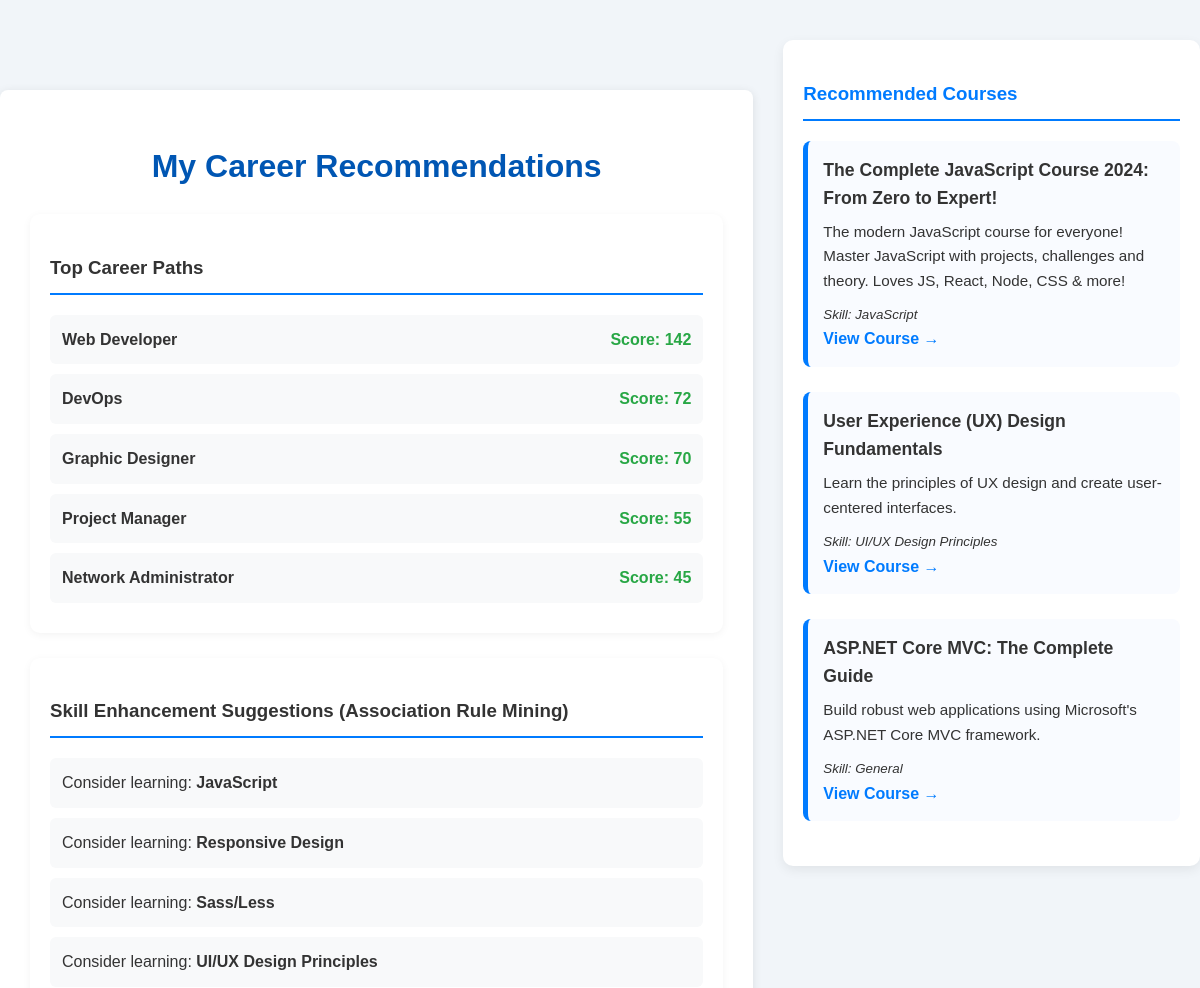
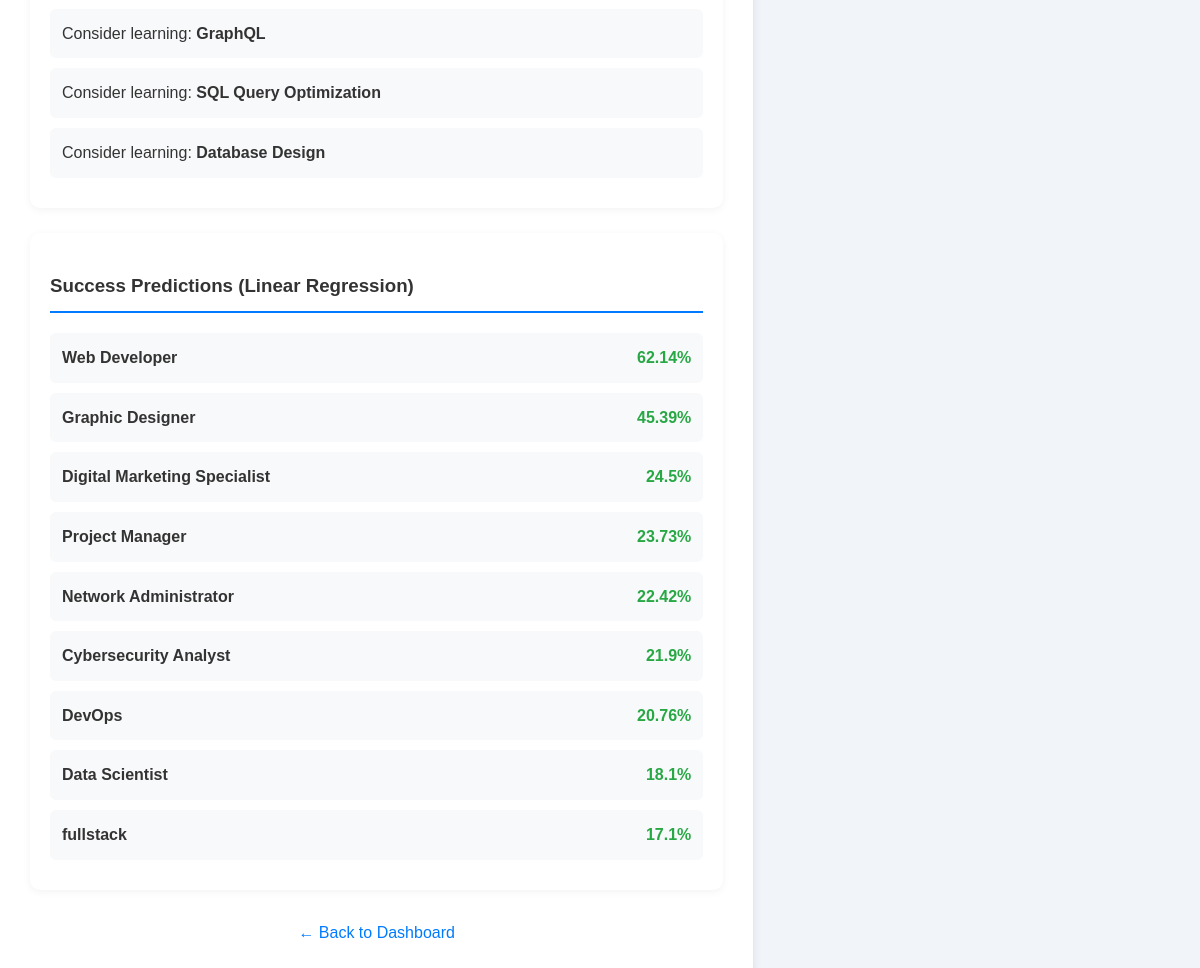
Page /user/recommendations.php (signed in) on the committed database (2 pictures, top to bottom).
### tables this page shows
CREATE TABLE `courses` (
  `id` int(11) NOT NULL,
  `title` varchar(255) NOT NULL,
  `description` text DEFAULT NULL,
  `url` varchar(255) DEFAULT NULL,
  `skill_id` int(11) DEFAULT NULL,
  `created_at` datetime DEFAULT current_timestamp()
);

CREATE TABLE `skills` (
  `id` int(11) NOT NULL,
  `name` varchar(255) NOT NULL
);

### algorithms/career_scoring.php (called while the page is built, shortened)
<?php
function getCareerCompatibilityScores($user_skills_ids, $user_answers, $all_careers, $all_skills) {
    $career_scores = [];
    $skill_names_to_ids = [];
    foreach ($all_skills as $skill) {
        $skill_names_to_ids[strtolower($skill['name'])] = $skill['id'];
    }
    foreach ($all_careers as $career) {
        $current_career_id = $career['id'];
        $current_career_title = $career['title'];
        $score = 0;
        if (isset($scoring_factors[$current_career_id])) {
            $factors = $scoring_factors[$current_career_id];
            $score += $factors['base_score'];
            foreach ($factors['key_skills'] as $skill_id) {
                if ($skill_id > 0 && in_array($skill_id, $user_skills_ids)) {
                    $score += 15;
                }
            }
            foreach ($factors['relevant_skills'] as $skill_id) {
                if ($skill_id > 0 && in_array($skill_id, $user_skills_ids)) {
                    $score += 5;
                }
            }
            foreach ($factors['ideal_answers'] as $question_text => $answer_contributions) {
                if (isset($user_answers[$question_text])) {
                    $user_answer = $user_answers[$question_text];
                    foreach ($answer_contributions as $expected_answer_substring => $contribution) {
                        $user_answer_parts = explode("||", $user_answer);
                        foreach ($user_answer_parts as $part) {
                            if (strpos(strtolower($part), strtolower($expected_answer_substring)) !== false) {
                                $score += $contribution;
                                break;
                            }
                        }
                    }
                }
            }
        }
        $career_scores[$current_career_title] = $score;
    }
    arsort($career_scores);
    return $career_scores;
}
?>

### algorithms/association_rule_mining.php (called while the page is built, shortened)
<?php
function getAssociationSkillSuggestions($user_skills_ids, $all_skills) {
    $suggested_skills_ids = [];
    $all_skill_names_map = [];
    foreach ($all_skills as $skill) {
        $all_skill_names_map[$skill['id']] = $skill['name'];
        $skill_names_to_ids[strtolower($skill['name'])] = $skill['id'];
    }
    foreach ($user_skills_ids as $skill_id) {
        if (isset($association_rules[$skill_id])) {
            foreach ($association_rules[$skill_id] as $suggested_id) {
                if (!in_array($suggested_id, $user_skills_ids) && !in_array($suggested_id, $suggested_skills_ids)) {
                    $suggested_skills_ids[] = $suggested_id;
                }
            }
        }
    }
    $suggested_skill_names = [];
    foreach ($suggested_skills_ids as $id) {
        if (isset($all_skill_names_map[$id])) {
            $suggested_skill_names[] = $all_skill_names_map[$id];
        }
    }
    return array_slice($suggested_skill_names, 0, 15);
}
?>

### algorithms/linear_regression.php (called while the page is built, shortened)
<?php
function predictSuccessScore($user_skills_ids, $user_answers, $career_info, $all_skills, $user_gpa = null) {
    $skill_names_to_ids = [];
    foreach ($all_skills as $skill) {
        $skill_names_to_ids[strtolower($skill['name'])] = $skill['id'];
    }
    $career_id = $career_info['id'];
    $factors = $career_scoring_factors[$career_id];
    $current_score = 0;
    $max_possible_score_for_career = 0;
    $current_score += 10;
    $max_possible_score_for_career += 10;
    foreach ($factors['key_skills'] as $skill_id) {
        if ($skill_id > 0) {
            if (in_array($skill_id, $user_skills_ids)) {
                $current_score += 10;
            }
            $max_possible_score_for_career += 10;
        }
    }
    foreach ($factors['relevant_skills'] as $skill_id) {
        if ($skill_id > 0) {
            if (in_array($skill_id, $user_skills_ids)) {
                $current_score += 5;
            }
            $max_possible_score_for_career += 5;
        }
    }
    foreach ($factors['ideal_answers'] as $question_text => $answer_contributions) {
        if (isset($user_answers[$question_text])) {
            $user_answer = $user_answers[$question_text];
            $question_max_contribution = 0;
            $user_answer_parts = explode("||", $user_answer);
            foreach ($answer_contributions as $expected_answer_substring => $contribution) {
                $question_max_contribution += $contribution;
                foreach ($user_answer_parts as $part) {
                    if (strpos(strtolower($part), strtolower($expected_answer_substring)) !== false) {
                        $current_score += $contribution;
                    }
                }
            }
            $max_possible_score_for_career += $question_max_contribution;
        }
    }
    if ($user_gpa !== null && $factors['gpa_weight'] > 0) {
        $normalized_gpa = $user_gpa / 4.0;
        $gpa_score = $normalized_gpa * $factors['gpa_weight'];
        $current_score += $gpa_score;
        $max_possible_score_for_career += $factors['gpa_weight'];
    }
    if ($max_possible_score_for_career > 0) {
        $percentage = ($current_score / $max_possible_score_for_career) * 100;
    } else {
        $percentage = 0;
    }
    return max(0, min(100, round($percentage, 2)));
}
?>

### algorithms/course_recommendation.php (called while the page is built, shortened)
<?php
function getCourseRecommendations($conn, $suggested_skill_ids) {
    $recommended_courses = [];
    $placeholders = implode(',', array_fill(0, count($suggested_skill_ids), '?'));
    $types = str_repeat('i', count($suggested_skill_ids));
    $sql = "
        SELECT
            courses.id,
            courses.title,
            courses.description,
            courses.url,
            skills.name AS skill_name
        FROM
            courses
        LEFT JOIN
            skills ON courses.skill_id = skills.id
        WHERE
            courses.skill_id IN ($placeholders)
            OR courses.skill_id IS NULL
        ORDER BY
            CASE
                WHEN courses.skill_id IS NULL THEN 1
                ELSE 0
            END ASC
        LIMIT 3
    ";
    if ($stmt = mysqli_prepare($conn, $sql)) {
        mysqli_stmt_bind_param($stmt, $types, ...$suggested_skill_ids);
        mysqli_stmt_execute($stmt);
        $result = mysqli_stmt_get_result($stmt);
        while ($row = mysqli_fetch_assoc($result)) {
            $recommended_courses[] = $row;
        }
    }
    return $recommended_courses;
}

### user/recommendations.php (the view, shortened to what this page needs)
<?php
require_once '../config/config.php';
require_once '../algorithms/career_scoring.php';
require_once '../algorithms/association_rule_mining.php';
require_once '../algorithms/linear_regression.php';
require_once '../algorithms/course_recommendation.php';
$user_id = $_SESSION['user_id'];
$user_skills_ids = [];
$sql_user_skills = "SELECT skill_id FROM user_skills WHERE user_id = ?";
if ($stmt = mysqli_prepare($conn, $sql_user_skills)) {
    mysqli_stmt_bind_param($stmt, "i", $user_id);
    mysqli_stmt_execute($stmt);
    $result = mysqli_stmt_get_result($stmt);
    while ($row = mysqli_fetch_assoc($result)) {
        $user_skills_ids[] = $row['skill_id'];
    }
}
$user_answers = [];
$sql_user_answers = "SELECT question, answer FROM user_answers WHERE user_id = ?";
if ($stmt = mysqli_prepare($conn, $sql_user_answers)) {
    mysqli_stmt_bind_param($stmt, "i", $user_id);
    mysqli_stmt_execute($stmt);
    $result = mysqli_stmt_get_result($stmt);
    while ($row = mysqli_fetch_assoc($result)) {
        $user_answers[$row['question']] = $row['answer'];
    }
}
$user_gpa = null;
$sql_user_academic = "SELECT major, gpa FROM users WHERE id = ?";
if ($stmt = mysqli_prepare($conn, $sql_user_academic)) {
    mysqli_stmt_bind_param($stmt, "i", $user_id);
    mysqli_stmt_execute($stmt);
    mysqli_stmt_bind_result($stmt, $fetched_major, $fetched_gpa);
    if (mysqli_stmt_fetch($stmt)) {
        $user_gpa = $fetched_gpa;
    }
}
$all_skills = [];
$result_all_skills = mysqli_query($conn, "SELECT id, name FROM skills");
while ($row = mysqli_fetch_assoc($result_all_skills)) {
    $all_skills[] = $row;
}
$all_careers = [];
$result_all_careers = mysqli_query($conn, "SELECT id, title, description FROM careers");
while ($row = mysqli_fetch_assoc($result_all_careers)) {
    $all_careers[] = $row;
}
$career_compatibility_scores = [];
$skill_suggestions = [];
$success_predictions = [];
$recommended_courses = [];
if (!empty($user_skills_ids) || !empty($user_answers) || $user_gpa !== null) {
    $career_compatibility_scores = getCareerCompatibilityScores($user_skills_ids, $user_answers, $all_careers, $all_skills);
    $skill_suggestions = getAssociationSkillSuggestions($user_skills_ids, $all_skills);
    foreach ($all_careers as $career) {
        $score = predictSuccessScore($user_skills_ids, $user_answers, $career, $all_skills, $user_gpa);
        $success_predictions[$career['title']] = $score;
    }
    $suggested_skill_ids = [];
    foreach ($skill_suggestions as $name) {
        foreach ($all_skills as $skill) {
            if (strtolower($skill['name']) === strtolower($name)) {
                $suggested_skill_ids[] = $skill['id'];
                break;
            }
        }
    }
    if (!empty($suggested_skill_ids)) {
        $recommended_courses = getCourseRecommendations($conn, $suggested_skill_ids);
    }
} else {
    $_SESSION['recommendation_message'] = "Please fill out your profile, skills, and quiz to get recommendations.";
}
?>
<!DOCTYPE html>
<html lang="en">
<head>
    <link rel="stylesheet" href="../assets/css/style.css">
</head>
<body>
<div class="page-layout">
    <div class="left-content">
        <div class="recommendations-container">
            <h1>My Career Recommendations</h1>
            <?php if (isset($_SESSION['recommendation_message'])): ?>
                <p class="no-data-message"><?php echo $_SESSION['recommendation_message']; unset($_SESSION['recommendation_message']); ?></p>
            <?php else: ?>
                <div class="recommendation-section">
                    <h3>Top Career Paths</h3>
                    <?php
                    $displayed = 0;
                    foreach ($career_compatibility_scores as $career => $score) {
                        if ($score > 25 && $displayed < 5) {
                            echo "<div class='list-item'><span><strong>" . htmlspecialchars($career) . "</strong></span><span class='score'>Score: " . round($score, 2) . "</span></div>";
                            $displayed++;
                        }
                    }
                    ?>
                </div>
                <div class="recommendation-section">
                <h3>Skill Enhancement Suggestions (Association Rule Mining)</h3>
                <?php if (!empty($skill_suggestions)): ?>
                    <?php foreach ($skill_suggestions as $skill_name): ?>
                        <div class="list-item">
                            <span>Consider learning: <strong><?php echo htmlspecialchars($skill_name); ?></strong></span>
                        </div>
                    <?php endforeach; ?>
                <?php else: ?>
                    <p class="no-data-message">No specific skill enhancement suggestions at this time based on your current skills.</p>
                <?php endif; ?>
            </div>
                <div class="recommendation-section">
                    <h3>Success Predictions (Linear Regression)</h3>
                    <?php
                    arsort($success_predictions);
                    foreach ($success_predictions as $title => $score) {
                        echo "<div class='list-item'><span><strong>" . htmlspecialchars($title) . "</strong></span><span class='score'>" . round($score, 2) . "%</span></div>";
                    }
                    ?>
                </div>
            <?php endif; ?>
            <div class="back-link">
                <a href="dashboard.php">← Back to Dashboard</a>
            </div>
        </div>
    </div>
    <div class="right-sidebar">
        <h3>Recommended Courses</h3>
        <?php if (!empty($recommended_courses)): ?>
            <?php foreach ($recommended_courses as $course): ?>
                <div class="course-item">
                    <strong><?php echo htmlspecialchars($course['title']); ?></strong>
                    <p><?php echo htmlspecialchars($course['description']); ?></p>
                    <small><em>Skill: <?php echo $course['skill_name'] ?: 'General'; ?></em></small><br>
                    <a href="<?php echo htmlspecialchars($course['url']); ?>" target="_blank">View Course →</a>
                </div>
            <?php endforeach; ?>
        <?php else: ?>
            <p class="no-data-message">No course recommendations found.</p>
        <?php endif; ?>
    </div>
</div>
</body>
</html>

### assets/css/style.css (style rules this page uses)
body { font-family: 'Segoe UI', Tahoma, Geneva, Verdana, sans-serif; background: linear-gradient(to right, #e2eefd, #f6f9fc); color: #333; line-height: 1.6; margin: 0; padding: 0; display: flex; flex-direction: column; min-height: 100vh; }
.container, .profile-container, .recommendations-container, .admin-container { max-width: 1200px; margin: 50px auto; padding: 30px; background-color: #fff; border-radius: 8px; box-shadow: 0 2px 10px rgba(0,0,0,0.1); box-sizing: border-box; }
.back-link { display: block; text-align: center; margin-top: 20px; }
.back-link a { color: #007bff; text-decoration: none; }

### user/recommendations.php (style rules this page uses)
body { font-family: Arial, sans-serif; background: #f1f5f9; margin: 0; padding: 0; }
.page-layout { display: flex; max-width: 1200px; margin: 40px auto; gap: 30px; }
.left-content { flex: 2; }
.right-sidebar { flex: 1; background: #ffffff; padding: 20px; border-radius: 10px; box-shadow: 0 4px 12px rgba(0, 0, 0, 0.07); position: sticky; top: 20px; height: fit-content; }
.right-sidebar h3 { color: #007bff; border-bottom: 2px solid #007bff; padding-bottom: 10px; margin-bottom: 20px; }
.recommendations-container h1 { text-align: center; color: #0056b3; }
.recommendation-section { background: #fff; padding: 20px; margin-bottom: 25px; border-radius: 10px; box-shadow: 0 2px 8px rgba(0,0,0,0.05); }
.recommendation-section h3 { color: #333; border-bottom: 2px solid #007bff; padding-bottom: 10px; margin-bottom: 20px; }
.list-item { padding: 12px; margin-bottom: 10px; background: #f8f9fa; border-radius: 6px; display: flex; justify-content: space-between; }
.score { color: #28a745; font-weight: bold; }
.course-item { margin-bottom: 25px; padding: 15px; background: #f9fbff; border-left: 5px solid #007bff; border-radius: 8px; }
.course-item strong { font-size: 1.1em; }
.course-item p { margin: 8px 0; font-size: 0.95em; color: #333; }
.course-item a { color: #007bff; text-decoration: none; font-weight: bold; }
.back-link { text-align: center; margin-top: 30px; }
.back-link a { color: #007bff; text-decoration: none; }

### rows in the picture
courses: title "The Complete JavaScript Course 2024: From Zero to Expert!", description "The modern JavaScript course for everyone! Master JavaScript with projects, challenges and theory. Loves JS, React, Node, CSS & more!", skill.name "JavaScript"
courses: title "User Experience (UX) Design Fundamentals", description "Learn the principles of UX design and create user-centered interfaces.", skill.name "UI/UX Design Principles"
courses: title "ASP.NET Core MVC: The Complete Guide", description "Build robust web applications using Microsoft's ASP.NET Core MVC framework.", skill_name "General"

### other values in the picture
$career "Web Developer"
$score "142"
$career "DevOps"
$score "72"
$career "Graphic Designer"
$score "70"
$career "Project Manager"
$score "55"
$career "Network Administrator"
$score "45"
$skill_name "JavaScript"
$skill_name "Responsive Design"
$skill_name "Sass/Less"
$skill_name "UI/UX Design Principles"
$skill_name "GraphQL"
